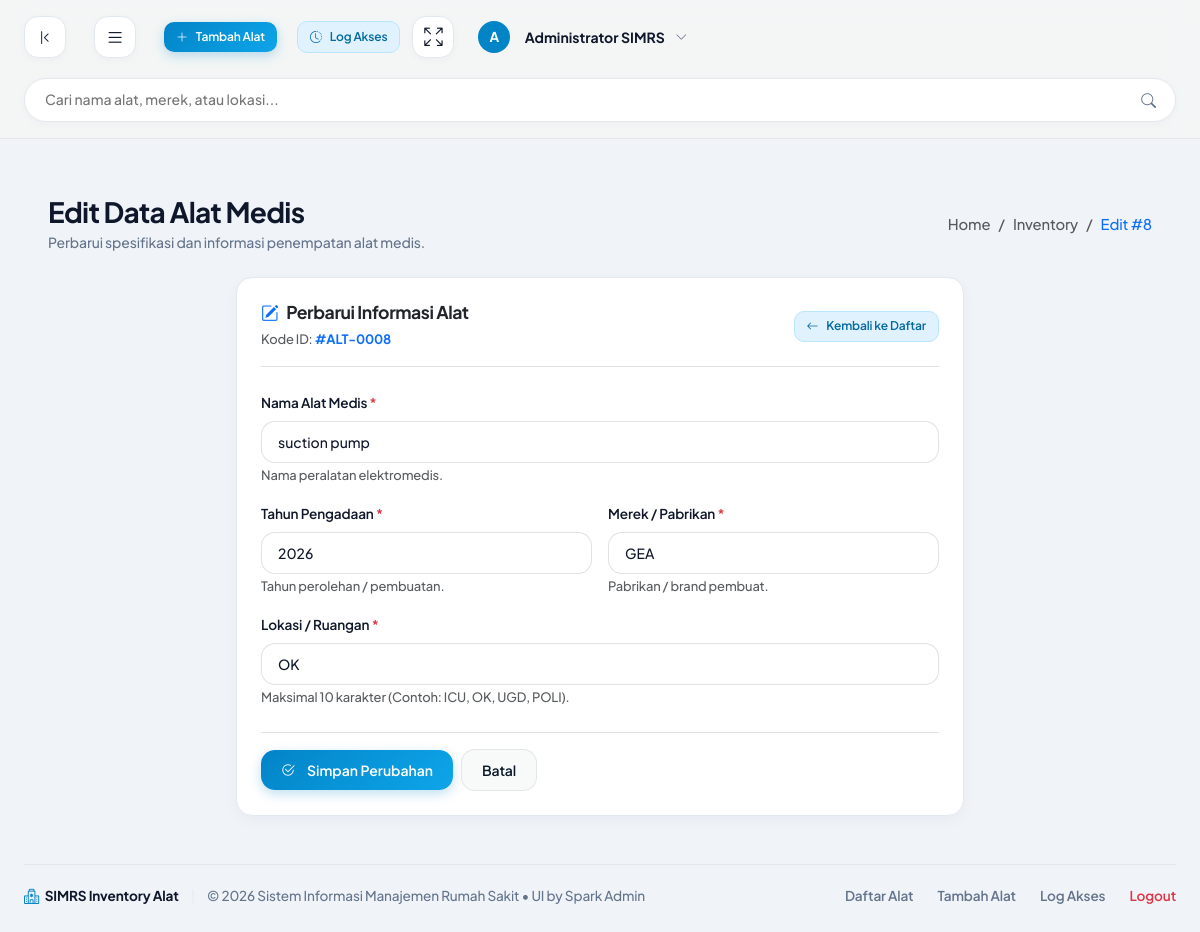
The page /inventory_alat/edit.php?id=8 (signed in) on the database its author committed.
### tables this page shows
CREATE TABLE `alat` (
  `id` int(11) NOT NULL AUTO_INCREMENT,
  `nama_alat` varchar(100) NOT NULL,
  `tahun` year(4) NOT NULL,
  `merek` varchar(60) NOT NULL,
  `lokasi` varchar(10) NOT NULL,
  PRIMARY KEY (`id`)
);

### inventory_alat/edit.php (the view, shortened to what this page needs)
<?php
include_once("config.php");
$id = isset($_POST['id']) ? intval($_POST['id']) : intval($_GET['id']);
$result = mysqli_query($mysqli, "SELECT * FROM alat WHERE id = $id");
$alat = mysqli_fetch_assoc($result);
include("header.php");
?>
<div class="page-header d-flex flex-wrap justify-content-between align-items-center mb-4">
  <div>
    <h1 class="page-title">Edit Data Alat Medis</h1>
    <p class="page-subtitle mb-0">Perbarui spesifikasi dan informasi penempatan alat medis.</p>
  </div>
  <nav aria-label="breadcrumb" class="mt-2 mt-md-0">
    <ol class="breadcrumb mb-0">
      <li class="breadcrumb-item"><a href="index.php" class="text-decoration-none text-muted">Home</a></li>
      <li class="breadcrumb-item"><a href="index.php" class="text-decoration-none text-muted">Inventory</a></li>
      <li class="breadcrumb-item active text-primary" aria-current="page">Edit #<?= $id ?></li>
    </ol>
  </nav>
</div>
<div class="row justify-content-center">
  <div class="col-12 col-lg-8">
    <div class="card border-0 shadow-sm p-4" style="border-radius: 16px; background: #ffffff;">
      <div class="d-flex align-items-center justify-content-between pb-3 mb-4 border-bottom">
        <div>
          <h5 class="card-title mb-1 fw-bold text-dark">
            <i class="bi bi-pencil-square text-primary me-2"></i>Perbarui Informasi Alat
          </h5>
          <small class="text-muted">Kode ID: <strong class="text-primary">#ALT-<?= str_pad($id, 4, '0', STR_PAD_LEFT) ?></strong></small>
        </div>
        <a href="index.php" class="btn-custom btn-custom-sm btn-custom-secondary">
          <i class="bi bi-arrow-left"></i> Kembali ke Daftar
        </a>
      </div>
      <form action="edit.php" method="post">
        <div class="mb-3">
          <label for="nama_alat" class="form-label-custom fw-semibold">Nama Alat Medis <span class="text-danger">*</span></label>
          <input type="text" class="form-control-custom" id="nama_alat" name="nama_alat"
                 value="<?= htmlspecialchars($alat['nama_alat']) ?>" required>
          <small class="text-muted">Nama peralatan elektromedis.</small>
        </div>
        <div class="row g-3">
          <div class="col-12 col-md-6 mb-3">
            <label for="tahun" class="form-label-custom fw-semibold">Tahun Pengadaan <span class="text-danger">*</span></label>
            <input type="number" class="form-control-custom" id="tahun" name="tahun"
                   min="1990" max="2099"
                   value="<?= htmlspecialchars($alat['tahun']) ?>" required>
            <small class="text-muted">Tahun perolehan / pembuatan.</small>
          </div>
          <div class="col-12 col-md-6 mb-3">
            <label for="merek" class="form-label-custom fw-semibold">Merek / Pabrikan <span class="text-danger">*</span></label>
            <input type="text" class="form-control-custom" id="merek" name="merek"
                   value="<?= htmlspecialchars($alat['merek']) ?>" required>
            <small class="text-muted">Pabrikan / brand pembuat.</small>
          </div>
        </div>
        <div class="mb-4">
          <label for="lokasi" class="form-label-custom fw-semibold">Lokasi / Ruangan <span class="text-danger">*</span></label>
          <input type="text" class="form-control-custom" id="lokasi" name="lokasi" list="ruang-list"
                 value="<?= htmlspecialchars($alat['lokasi']) ?>" required maxlength="10">
          <small class="text-muted">Maksimal 10 karakter (Contoh: ICU, OK, UGD, POLI).</small>
        </div>
        <div class="d-flex align-items-center gap-2 pt-3 border-top">
          <button type="submit" name="update" class="btn-custom btn-custom-primary">
            <i class="bi bi-check2-circle me-1"></i> Simpan Perubahan
          </button>
          <a href="index.php" class="btn-custom btn-custom-light">
            Batal
          </a>
        </div>
      </form>
    </div>
  </div>
</div>
<?php include("footer.php"); ?>

### inventory_alat/assets/css/main.css (style rules this page uses)
:root { --bs-body-bg: #F0F4F9; --bs-body-font-family: 'Plus Jakarta Sans', sans-serif; --brand-forest-dark: #0C1B2A; --brand-forest-medium: #0284C7; --brand-forest-light: #0369A1; --brand-lime: #38BDF8; --brand-lime-hover: #0EA5E9; --brand-lime-translucent: rgba(56, 189, 248, 0.2); --text-main: #0F172A; --text-muted-green: #64748B; --text-sidebar-muted: #94A3B8; --card-background: #FDFEFE; --border-light: #E2E8F0; --border-dark-green: rgba(255, 255, 255, 0.08); --sys-green: #10B981; --sys-green-bg: #D1FAE5; --sys-red: #EF4444; --sys-red-bg: #FEE2E2; --sys-orange: #F59E0B; --sys-orange-bg: #FEF3C7; --sidebar-width: 280px; --navbar-height: 80px; --radius-xxl: 24px; --radius-xl: 18px; --radius-lg: 14px; --radius-md: 10px; --radius-sm: 6px; --shadow-sm: 0 2px 8px rgba(12, 27, 42, 0.03); --shadow-md: 0 10px 30px rgba(12, 27, 42, 0.06); --shadow-lg: 0 20px 50px rgba(12, 27, 42, 0.10); }
body { background-color: var(--bs-body-bg); color: var(--text-main); font-family: var(--bs-body-font-family); font-size: 0.925rem; font-weight: 500; -webkit-font-smoothing: antialiased; letter-spacing: -0.01em; }
h1, h2, h3, h4, h5, h6, .h1, .h2, .h3, .h4, .h5, .h6 { color: var(--text-main); font-weight: 700; letter-spacing: -0.025em; }
a { color: var(--brand-forest-medium); text-decoration: none; transition: all 0.25s ease-in-out; }
.page-header { display: flex; align-items: flex-start; justify-content: space-between; margin-bottom: 2rem; flex-wrap: wrap; gap: 1.5rem; }
.page-title { font-size: 1.75rem; margin-bottom: 0.25rem; }
.page-subtitle { font-size: 0.875rem; color: var(--text-muted-green); margin-bottom: 0; }
.card { background-color: var(--card-background); border: none; border-radius: var(--radius-xxl); padding: 1.75rem; box-shadow: var(--shadow-md); margin-bottom: 1.5rem; position: relative; overflow: hidden; }
.card-title { font-size: 1.1rem; font-weight: 700; color: var(--text-main); margin-bottom: 0; }
.form-label-custom { display: inline-block; font-size: 0.85rem; font-weight: 700; color: var(--text-main); margin-bottom: 0.5rem; }
.form-control-custom { display: block; width: 100%; padding: 0.6rem 1rem; font-size: 0.875rem; font-weight: 500; line-height: 1.5; color: var(--text-main); background-color: #FFFFFF; background-clip: padding-box; border: 1px solid rgba(11, 19, 15, 0.12); border-radius: var(--radius-lg); transition: border-color 0.2s ease-in-out, box-shadow 0.2s ease-in-out; }
.form-control-custom::placeholder { color: var(--text-muted-green); opacity: 0.5; }
.btn-custom { display: inline-flex; align-items: center; justify-content: center; gap: 0.5rem; font-size: 0.875rem; font-weight: 600; padding: 0.6rem 1.25rem; border-radius: var(--radius-lg); border: 1px solid transparent; transition: all 0.2s cubic-bezier(0.4, 0, 0.2, 1); cursor: pointer; text-decoration: none; line-height: 1.5; }
.btn-custom-sm { padding: 0.35rem 0.75rem; font-size: 0.75rem; border-radius: var(--radius-md); }
.btn-custom-primary { background-color: var(--brand-forest-medium); border-color: var(--brand-forest-medium); color: #FFFFFF; }
.btn-custom-secondary { background-color: var(--brand-lime); border-color: var(--brand-lime); color: #072F1F; }
.btn-custom-light { background-color: #F8FAF9; border-color: rgba(11, 19, 15, 0.08); color: var(--brand-forest-dark); }

### inventory_alat/header.php (style rules this page uses)
body { background-color: #F0F4F9 !important; color: #0F172A; }
.card, .table-card-custom { background-color: #FFFFFF !important; border: 1px solid #E2E8F0 !important; box-shadow: 0 4px 15px rgba(12, 27, 42, 0.04) !important; border-radius: 16px !important; }
.btn-custom-primary { background: linear-gradient(135deg, #0284C7 0%, #0EA5E9 100%) !important; border: none !important; color: #FFFFFF !important; box-shadow: 0 4px 12px rgba(2, 132, 199, 0.25) !important; }
.btn-custom-secondary { background-color: #E0F2FE !important; color: #0369A1 !important; border: 1px solid #BAE6FD !important; }

### rows shown on the page
alat: nama_alat "suction pump", tahun "2026", merek "GEA", lokasi "OK"

### other values the page prints
substr($current_user, 0, 1) "A"
$current_nama "Administrator SIMRS"
$id "8"
str_pad($id, 4, '0', STR_PAD_LEFT) "0008"
